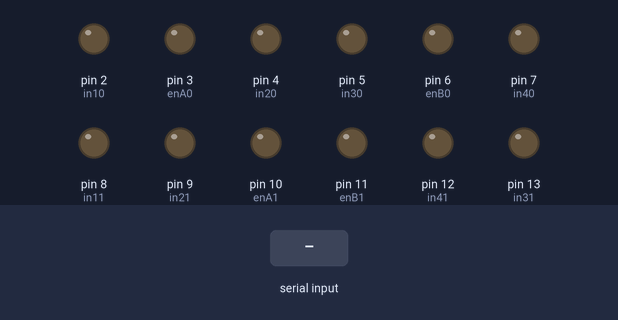
A sketch run on a simulated Arduino Uno, built with avr-gcc and run on an emulated ATmega328P. Parts: output pins drawn as LEDs (lit = HIGH). Inputs (shaded band) come from the test bench.

Above: at 1.2 s.
1.3 s: "0" received over the second serial link
At 1.9 s:
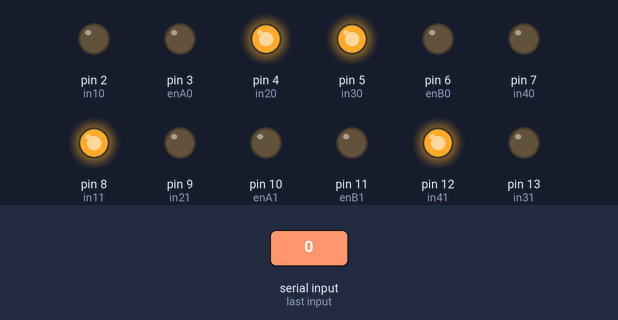
2.8 s: "1" received over the second serial link
At 4.0 s:
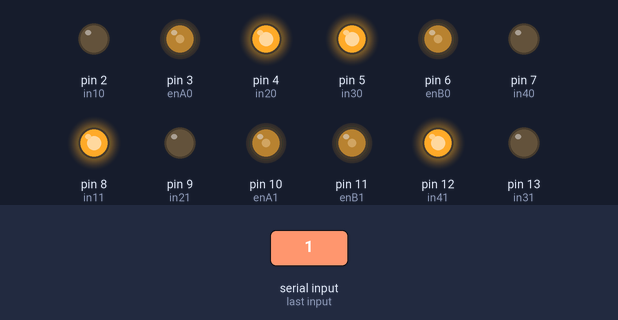
4.3 s: "2" received over the second serial link
At 5.4 s:
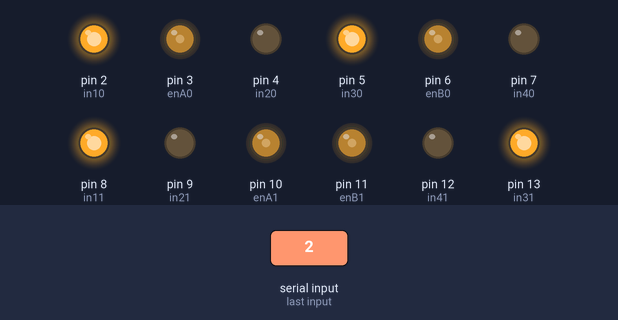
5.8 s: "3" received over the second serial link
At 6.5 s:
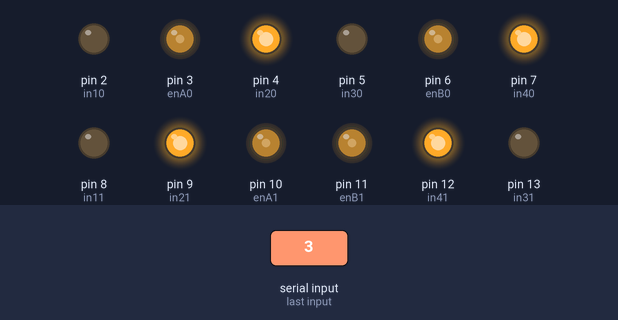
Timing chart, 0 to 8.3 s (numbered marks = the images above; inputs shaded):
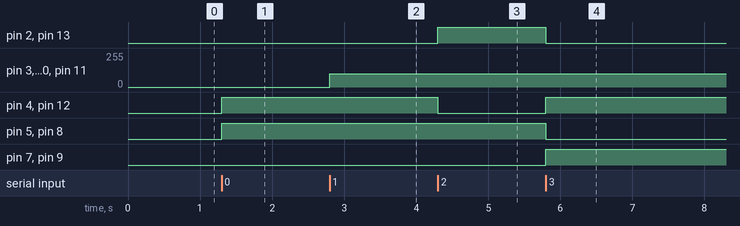

Measured:
- after the input at 1.3 s, pin 4 (in20), pin 5 (in30), pin 8 (in11), pin 12 (in41): LOW → HIGH at once
- after the input at 2.8 s, pin 3 (enA0), pin 6 (enB0), pin 10 (enA1), pin 11 (enB1): 0/255 → 100/255 at once
- after the input at 4.3 s, pin 2 (in10), pin 13 (in31): LOW → HIGH at once; pin 4 (in20), pin 12 (in41): HIGH → LOW at once
- after the input at 5.8 s, pin 2 (in10), pin 5 (in30), pin 8 (in11), pin 13 (in31): HIGH → LOW at once; pin 4 (in20), pin 7 (in40), pin 9 (in21), pin 12 (in41): LOW → HIGH at once

The sketch:

Autic.ino
```cpp
#include<SoftwareSerial.h>
#define enA0 3
#define in10 2
#define in20 4
#define enB0 6
#define in30 5
#define in40 7

#define enA1 10
#define in11 8
#define in21 9
#define enB1 11
#define in31 13
#define in41 12


#define rxPin 0
#define txPin 1

SoftwareSerial MySerial(rxPin, txPin);
int prethodno=5;
char readdata;
void setup() {
   pinMode(rxPin, INPUT);
  pinMode(txPin, OUTPUT);
  // put your setup code here, to run once:
  pinMode(enA0, OUTPUT);
  pinMode(enB0, OUTPUT);
  pinMode(in10, OUTPUT);
  pinMode(in20, OUTPUT);
  pinMode(in30, OUTPUT);
  pinMode(in40, OUTPUT);

  pinMode(enA1, OUTPUT);
  pinMode(enB1, OUTPUT);
  pinMode(in11, OUTPUT);
  pinMode(in21, OUTPUT);
  pinMode(in31, OUTPUT);
  pinMode(in41, OUTPUT);

  MySerial.begin (38400);
}


void levo() {
  digitalWrite(in10, HIGH);
    digitalWrite(in20, LOW);
    digitalWrite(in30, HIGH);
    digitalWrite(in40, LOW);

    analogWrite(enA0, 100);
    analogWrite(enB0, 100);

    digitalWrite(in11, HIGH);
    digitalWrite(in21, LOW);
    digitalWrite(in31, HIGH);
    digitalWrite(in41, LOW);

    analogWrite(enA1, 100);
    analogWrite(enB1, 100);
  }
  void desno () {
      digitalWrite(in10, LOW);
    digitalWrite(in20, HIGH);
    digitalWrite(in30, LOW);
    digitalWrite(in40, HIGH);

    analogWrite(enA0, 100);
    analogWrite(enB0, 100);

    digitalWrite(in11, LOW);
    digitalWrite(in21, HIGH);
    digitalWrite(in31, LOW);
    digitalWrite(in41, HIGH);

    analogWrite(enA1, 100);
    analogWrite(enB1, 100);
  }
  void napred () {
    digitalWrite(in10, LOW);
    digitalWrite(in20, HIGH);
    digitalWrite(in30, HIGH);
    digitalWrite(in40, LOW);


    digitalWrite(in11, HIGH);
    digitalWrite(in21, LOW);
    digitalWrite(in31, LOW);
    digitalWrite(in41, HIGH);


    analogWrite(enA1, 100);
    analogWrite(enB1, 100);
    analogWrite(enA0, 100);
    analogWrite(enB0, 100);
    }
    void stani () {
    digitalWrite(in10, LOW);
    digitalWrite(in20, HIGH);
    digitalWrite(in30, HIGH);
    digitalWrite(in40, LOW);


    digitalWrite(in11, HIGH);
    digitalWrite(in21, LOW);
    digitalWrite(in31, LOW);
    digitalWrite(in41, HIGH);


    analogWrite(enA1, 0);
    analogWrite(enB1, 0);
    analogWrite(enA0, 0);
    analogWrite(enB0, 0);
      }
void loop() {

if (MySerial.available()>0) {
readdata=MySerial.read();
if ((readdata == '0')&&(prethodno!=0)) {
stani();
prethodno=0;
delay (1000);
}
if ((readdata == '1')&&(prethodno!=1)) {

napred();
prethodno=1;
delay(1000);
}
if ((readdata == '2')&&(prethodno!=2)) {
levo();
prethodno=2;
delay(1000);
}
if ((readdata == '3')&&(prethodno!=3)) {
desno();
prethodno=3;
delay(1000);
}
}
}
```
